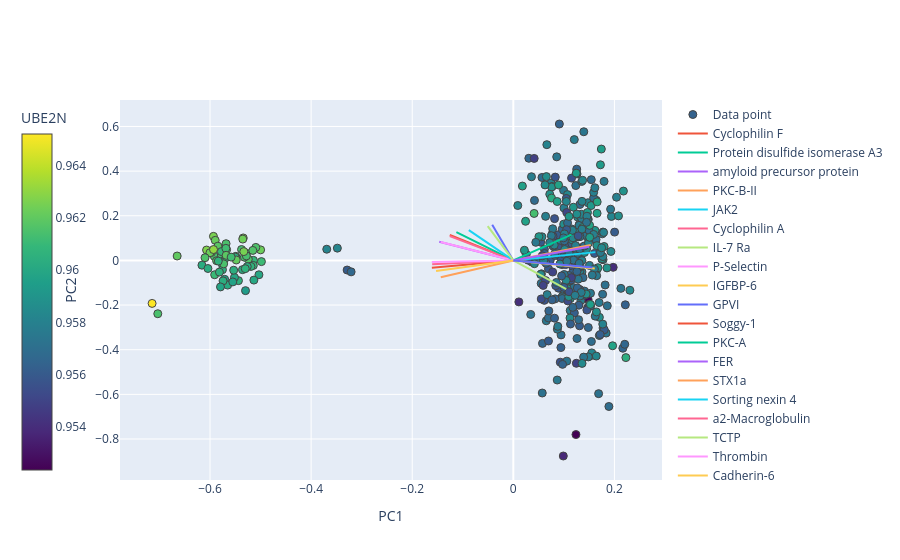

Notebook code cell kept with this figure:
### Code cell
feature = 'UBE2N' 
fig = visualisation.pca_biplot(W, scores, corrected_second_trimester, topN = 20, XPC = 'PC1', YPC = 'PC2', feature = feature)
fig.show()

# cc_90th DE + constrained: PIM1, UFC1, CPNE1, PPIE?, RAN, DSC3, GPC2, COLEC12, UBE2N
# cc_90th non-DE + constrained: Cyclophilin A, IL-7 Ra, AMNLS, NRP1, FGF-12, Livin B, Arylsulfatase A, STX1a, Flt-3, 6-Phosphogluconate dehydrogenase, Endoglin, IF4A3, IL-17 RC, ULBP-2
# cc_90th non-DE + unconstrained: Fibrinogen

# cc_10th DE + constrained: PCNA, DSC3, GAS1, NR1D1, CNTF, DLL4?, LIN7B, MAPKAPK3?, MEPE?, FSTL3?, GPC2, IL22RA1
# cc_10th non-DE + constrained: Keratin 18, Livin B, GX, FGF-12, IL-10, ENA-78, Galectin-8, b-Endorphin, IL-7 Ra, TAJ, TNF sR-I, Arylsulfatase A, Cyclophilin A, carbonic anhydrase II
# cc_10th non-DE + unconstrained:

# expression different between groups: PKC-B-II, JAK2, Cyclophilin A, P-Selectin, IGFBP-6, Soggy-1, FER, a2-Macroglobulin, Thrombin, PKC-A, STX1a, Cadherin-6, PCSK7

# To be ignored because either problematic or irrelevant
# expression different between groups but highly correlated so potentially problematic: MAPKAPK3 + DEAD-box protein 19B + Integrin a1b1 + GAS1
# cc_90th DE + unconstrained: ACE2
# cc_10th DE + unconstrained: -

### Figure 1 — Plotly figure (JSON) as saved in the notebook; plotly's stock layout.template omitted (floating-point values rounded to 4 significant figures; data arrays with more than 128 entries replaced by an {"elided": "..."} marker saying what was removed)
{"data": [{"marker": {"color": {"elided": "372 float values"}, "colorbar": {"title": {"text": "UBE2N"}, "x": -0.2, "y": 0.5}, "colorscale": [[0, "#440154"], [0.1111, "#482878"], [0.2222, "#3e4989"], [0.3333, "#31688e"], [0.4444, "#26828e"], [0.5556, "#1f9e89"], [0.6667, "#35b779"], [0.7778, "#6ece58"], [0.8889, "#b5de2b"], [1, "#fde725"]], "line": {"width": 1}, "size": 8}, "mode": "markers", "name": "Data point", "text": {"elided": "371 str values"}, "type": "scatter", "x": {"elided": "372 float values"}, "y": {"elided": "372 float values"}}, {"mode": "lines", "name": "Cyclophilin F", "type": "scatter", "x": [0, -0.1256], "y": [0, 0.1143]}, {"mode": "lines", "name": "Protein disulfide isomerase A3", "type": "scatter", "x": [0, -0.1126], "y": [0, 0.1271]}, {"mode": "lines", "name": "amyloid precursor protein", "type": "scatter", "x": [0, -0.1466], "y": [0, 0.08341]}, {"mode": "lines", "name": "PKC-B-II", "type": "scatter", "x": [0, 0.1531], "y": [0, 0.06921]}, {"mode": "lines", "name": "JAK2", "type": "scatter", "x": [0, 0.1623], "y": [0, 0.0372]}, {"mode": "lines", "name": "Cyclophilin A", "type": "scatter", "x": [0, -0.1257], "y": [0, 0.1091]}, {"mode": "lines", "name": "IL-7 Ra", "type": "scatter", "x": [0, 0.1046], "y": [0, -0.1291]}, {"mode": "lines", "name": "P-Selectin", "type": "scatter", "x": [0, -0.1437], "y": [0, 0.08209]}, {"mode": "lines", "name": "IGFBP-6", "type": "scatter", "x": [0, 0.1611], "y": [0, -0.03645]}, {"mode": "lines", "name": "GPVI", "type": "scatter", "x": [0, -0.04172], "y": [0, 0.1598]}, {"mode": "lines", "name": "Soggy-1", "type": "scatter", "x": [0, -0.1611], "y": [0, -0.03285]}, {"mode": "lines", "name": "PKC-A", "type": "scatter", "x": [0, 0.1152], "y": [0, 0.1158]}, {"mode": "lines", "name": "FER", "type": "scatter", "x": [0, 0.1503], "y": [0, 0.06119]}, {"mode": "lines", "name": "STX1a", "type": "scatter", "x": [0, -0.1436], "y": [0, -0.07536]}, {"mode": "lines", "name": "Sorting nexin 4", "type": "scatter", "x": [0, -0.08802], "y": [0, 0.136]}, {"mode": "lines", "name": "a2-Macroglobulin", "type": "scatter", "x": [0, -0.1605], "y": [0, -0.0177]}, {"mode": "lines", "name": "TCTP", "type": "scatter", "x": [0, -0.05068], "y": [0, 0.1533]}, {"mode": "lines", "name": "Thrombin", "type": "scatter", "x": [0, -0.1612], "y": [0, -0.007025]}, {"mode": "lines", "name": "Cadherin-6", "type": "scatter", "x": [0, -0.1528], "y": [0, -0.0474]}, {"mode": "lines", "name": "PCSK7", "type": "scatter", "x": [0, 0.1567], "y": [0, -0.03181]}], "layout": {"xaxis": {"title": {"text": "PC1"}}, "yaxis": {"title": {"text": "PC2"}}}}
